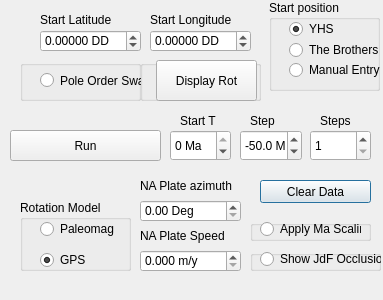
<?xml version="1.0" encoding="UTF-8"?>
<ui version="4.0">
 <class>PnwRotPyDialogBase</class>
 <widget class="QDialog" name="PnwRotPyDialogBase">
  <property name="enabled">
   <bool>true</bool>
  </property>
  <property name="geometry">
   <rect>
    <x>0</x>
    <y>0</y>
    <width>383</width>
    <height>300</height>
   </rect>
  </property>
  <property name="windowTitle">
   <string>Pnw Rotation </string>
  </property>
  <widget class="QPushButton" name="clearDataButton">
   <property name="geometry">
    <rect>
     <x>260</x>
     <y>180</y>
     <width>111</width>
     <height>23</height>
    </rect>
   </property>
   <property name="text">
    <string>Clear Data</string>
   </property>
  </widget>
  <widget class="QPushButton" name="runYhsDataButton">
   <property name="geometry">
    <rect>
     <x>10</x>
     <y>130</y>
     <width>151</width>
     <height>31</height>
    </rect>
   </property>
   <property name="text">
    <string>Run</string>
   </property>
  </widget>
  <widget class="QDoubleSpinBox" name="spbStartLatDD">
   <property name="geometry">
    <rect>
     <x>40</x>
     <y>30</y>
     <width>101</width>
     <height>22</height>
    </rect>
   </property>
   <property name="suffix">
    <string> DD</string>
   </property>
   <property name="decimals">
    <number>5</number>
   </property>
   <property name="minimum">
    <double>-90.000000000000000</double>
   </property>
   <property name="maximum">
    <double>90.000000000000000</double>
   </property>
   <property name="singleStep">
    <double>0.010000000000000</double>
   </property>
   <property name="value">
    <double>0.000000000000000</double>
   </property>
  </widget>
  <widget class="QDoubleSpinBox" name="spbStartLongDD">
   <property name="geometry">
    <rect>
     <x>150</x>
     <y>30</y>
     <width>101</width>
     <height>22</height>
    </rect>
   </property>
   <property name="suffix">
    <string> DD</string>
   </property>
   <property name="decimals">
    <number>5</number>
   </property>
   <property name="minimum">
    <double>-180.000000000000000</double>
   </property>
   <property name="maximum">
    <double>180.000000000000000</double>
   </property>
   <property name="singleStep">
    <double>0.010000000000000</double>
   </property>
   <property name="value">
    <double>0.000000000000000</double>
   </property>
  </widget>
  <widget class="QLabel" name="StartLatLabel">
   <property name="geometry">
    <rect>
     <x>40</x>
     <y>10</y>
     <width>71</width>
     <height>20</height>
    </rect>
   </property>
   <property name="font">
    <font>
     <pointsize>9</pointsize>
     <weight>50</weight>
     <bold>false</bold>
    </font>
   </property>
   <property name="text">
    <string>Start Latitude</string>
   </property>
  </widget>
  <widget class="QLabel" name="StartLongLabel">
   <property name="geometry">
    <rect>
     <x>150</x>
     <y>10</y>
     <width>91</width>
     <height>20</height>
    </rect>
   </property>
   <property name="font">
    <font>
     <pointsize>9</pointsize>
     <weight>50</weight>
     <bold>false</bold>
    </font>
   </property>
   <property name="text">
    <string>Start Longitude</string>
   </property>
  </widget>
  <widget class="QGroupBox" name="groupBox">
   <property name="geometry">
    <rect>
     <x>20</x>
     <y>60</y>
     <width>121</width>
     <height>41</height>
    </rect>
   </property>
   <property name="title">
    <string/>
   </property>
   <widget class="QRadioButton" name="rbPoleOrderSwap">
    <property name="geometry">
     <rect>
      <x>20</x>
      <y>10</y>
      <width>101</width>
      <height>21</height>
     </rect>
    </property>
    <property name="toolTipDuration">
     <number>9</number>
    </property>
    <property name="text">
     <string>Pole Order Swap</string>
    </property>
    <property name="checked">
     <bool>false</bool>
    </property>
   </widget>
  </widget>
  <widget class="QGroupBox" name="groupBox_2">
   <property name="geometry">
    <rect>
     <x>250</x>
     <y>220</y>
     <width>121</width>
     <height>21</height>
    </rect>
   </property>
   <property name="title">
    <string/>
   </property>
   <widget class="QRadioButton" name="rbApplyMaScaling">
    <property name="enabled">
     <bool>true</bool>
    </property>
    <property name="geometry">
     <rect>
      <x>10</x>
      <y>0</y>
      <width>101</width>
      <height>18</height>
     </rect>
    </property>
    <property name="toolTipDuration">
     <number>-3</number>
    </property>
    <property name="text">
     <string>Apply Ma Scaling</string>
    </property>
    <property name="checked">
     <bool>false</bool>
    </property>
   </widget>
  </widget>
  <widget class="QGroupBox" name="groupBox_3">
   <property name="geometry">
    <rect>
     <x>269</x>
     <y>0</y>
     <width>111</width>
     <height>91</height>
    </rect>
   </property>
   <property name="title">
    <string>Start position</string>
   </property>
   <property name="checkable">
    <bool>false</bool>
   </property>
   <widget class="QRadioButton" name="rbYHS">
    <property name="geometry">
     <rect>
      <x>20</x>
      <y>20</y>
      <width>81</width>
      <height>18</height>
     </rect>
    </property>
    <property name="text">
     <string>YHS</string>
    </property>
    <property name="checked">
     <bool>true</bool>
    </property>
   </widget>
   <widget class="QRadioButton" name="rbBrothers">
    <property name="geometry">
     <rect>
      <x>20</x>
      <y>40</y>
      <width>101</width>
      <height>20</height>
     </rect>
    </property>
    <property name="text">
     <string>The Brothers</string>
    </property>
   </widget>
   <widget class="QRadioButton" name="rbME">
    <property name="geometry">
     <rect>
      <x>20</x>
      <y>60</y>
      <width>101</width>
      <height>20</height>
     </rect>
    </property>
    <property name="text">
     <string>Manual Entry</string>
    </property>
   </widget>
  </widget>
  <widget class="QLabel" name="StartLatLabel_2">
   <property name="geometry">
    <rect>
     <x>140</x>
     <y>170</y>
     <width>101</width>
     <height>31</height>
    </rect>
   </property>
   <property name="font">
    <font>
     <pointsize>9</pointsize>
     <weight>50</weight>
     <bold>false</bold>
    </font>
   </property>
   <property name="text">
    <string>NA Plate azimuth</string>
   </property>
  </widget>
  <widget class="QLabel" name="StartLatLabel_3">
   <property name="geometry">
    <rect>
     <x>140</x>
     <y>220</y>
     <width>101</width>
     <height>31</height>
    </rect>
   </property>
   <property name="font">
    <font>
     <pointsize>9</pointsize>
     <weight>50</weight>
     <bold>false</bold>
    </font>
   </property>
   <property name="text">
    <string>NA Plate Speed</string>
   </property>
  </widget>
  <widget class="QDoubleSpinBox" name="spbNaPlateazimuth">
   <property name="geometry">
    <rect>
     <x>140</x>
     <y>200</y>
     <width>101</width>
     <height>22</height>
    </rect>
   </property>
   <property name="suffix">
    <string> Deg</string>
   </property>
   <property name="decimals">
    <number>2</number>
   </property>
   <property name="minimum">
    <double>0.000000000000000</double>
   </property>
   <property name="maximum">
    <double>359.990000000000009</double>
   </property>
   <property name="singleStep">
    <double>1.000000000000000</double>
   </property>
   <property name="value">
    <double>0.000000000000000</double>
   </property>
  </widget>
  <widget class="QDoubleSpinBox" name="spbNaPlateSpeed">
   <property name="geometry">
    <rect>
     <x>140</x>
     <y>250</y>
     <width>101</width>
     <height>22</height>
    </rect>
   </property>
   <property name="suffix">
    <string> m/y</string>
   </property>
   <property name="decimals">
    <number>3</number>
   </property>
   <property name="minimum">
    <double>0.000000000000000</double>
   </property>
   <property name="maximum">
    <double>1.000000000000000</double>
   </property>
   <property name="singleStep">
    <double>0.001000000000000</double>
   </property>
   <property name="value">
    <double>0.000000000000000</double>
   </property>
  </widget>
  <widget class="QSpinBox" name="sbSteps">
   <property name="geometry">
    <rect>
     <x>310</x>
     <y>130</y>
     <width>61</width>
     <height>31</height>
    </rect>
   </property>
   <property name="toolTipDuration">
    <number>-1</number>
   </property>
   <property name="suffix">
    <string/>
   </property>
   <property name="minimum">
    <number>1</number>
   </property>
   <property name="maximum">
    <number>999</number>
   </property>
   <property name="singleStep">
    <number>1</number>
   </property>
   <property name="value">
    <number>1</number>
   </property>
  </widget>
  <widget class="QLabel" name="StartLatLabel_4">
   <property name="geometry">
    <rect>
     <x>250</x>
     <y>110</y>
     <width>41</width>
     <height>21</height>
    </rect>
   </property>
   <property name="font">
    <font>
     <pointsize>9</pointsize>
     <weight>50</weight>
     <bold>false</bold>
    </font>
   </property>
   <property name="text">
    <string>Step</string>
   </property>
  </widget>
  <widget class="QLabel" name="StartLatLabel_5">
   <property name="geometry">
    <rect>
     <x>320</x>
     <y>110</y>
     <width>41</width>
     <height>21</height>
    </rect>
   </property>
   <property name="font">
    <font>
     <pointsize>9</pointsize>
     <weight>50</weight>
     <bold>false</bold>
    </font>
   </property>
   <property name="text">
    <string>Steps</string>
   </property>
  </widget>
  <widget class="QSpinBox" name="sbStartMa">
   <property name="geometry">
    <rect>
     <x>170</x>
     <y>130</y>
     <width>61</width>
     <height>31</height>
    </rect>
   </property>
   <property name="toolTipDuration">
    <number>-1</number>
   </property>
   <property name="suffix">
    <string> Ma</string>
   </property>
   <property name="minimum">
    <number>-100</number>
   </property>
   <property name="maximum">
    <number>0</number>
   </property>
   <property name="singleStep">
    <number>1</number>
   </property>
   <property name="value">
    <number>0</number>
   </property>
  </widget>
  <widget class="QLabel" name="StartLatLabel_6">
   <property name="geometry">
    <rect>
     <x>180</x>
     <y>110</y>
     <width>41</width>
     <height>21</height>
    </rect>
   </property>
   <property name="font">
    <font>
     <pointsize>9</pointsize>
     <weight>50</weight>
     <bold>false</bold>
    </font>
   </property>
   <property name="text">
    <string>Start T</string>
   </property>
  </widget>
  <widget class="QDoubleSpinBox" name="spbStepMa">
   <property name="geometry">
    <rect>
     <x>240</x>
     <y>130</y>
     <width>62</width>
     <height>31</height>
    </rect>
   </property>
   <property name="suffix">
    <string> Ma</string>
   </property>
   <property name="decimals">
    <number>1</number>
   </property>
   <property name="minimum">
    <double>-100.000000000000000</double>
   </property>
   <property name="maximum">
    <double>100.000000000000000</double>
   </property>
   <property name="value">
    <double>-50.000000000000000</double>
   </property>
  </widget>
  <widget class="QGroupBox" name="groupBox_5">
   <property name="geometry">
    <rect>
     <x>140</x>
     <y>60</y>
     <width>121</width>
     <height>41</height>
    </rect>
   </property>
   <property name="title">
    <string/>
   </property>
   <widget class="QPushButton" name="pbDisplayRot">
    <property name="geometry">
     <rect>
      <x>16</x>
      <y>0</y>
      <width>101</width>
      <height>41</height>
     </rect>
    </property>
    <property name="text">
     <string>Display Rot</string>
    </property>
   </widget>
  </widget>
  <widget class="QGroupBox" name="groupBox_4">
   <property name="geometry">
    <rect>
     <x>250</x>
     <y>250</y>
     <width>131</width>
     <height>21</height>
    </rect>
   </property>
   <property name="title">
    <string/>
   </property>
   <widget class="QRadioButton" name="rbShowJdFOcclusion">
    <property name="geometry">
     <rect>
      <x>10</x>
      <y>0</y>
      <width>121</width>
      <height>18</height>
     </rect>
    </property>
    <property name="toolTipDuration">
     <number>-3</number>
    </property>
    <property name="text">
     <string>Show JdF Occlusion</string>
    </property>
    <property name="checked">
     <bool>false</bool>
    </property>
   </widget>
  </widget>
  <widget class="QGroupBox" name="groupBox_6">
   <property name="geometry">
    <rect>
     <x>20</x>
     <y>200</y>
     <width>111</width>
     <height>71</height>
    </rect>
   </property>
   <property name="title">
    <string>Rotation Model</string>
   </property>
   <property name="checkable">
    <bool>false</bool>
   </property>
   <widget class="QRadioButton" name="rbPaleoModel">
    <property name="geometry">
     <rect>
      <x>20</x>
      <y>20</y>
      <width>81</width>
      <height>18</height>
     </rect>
    </property>
    <property name="toolTipDuration">
     <number>-6</number>
    </property>
    <property name="text">
     <string>Paleomag</string>
    </property>
    <property name="checked">
     <bool>false</bool>
    </property>
   </widget>
   <widget class="QRadioButton" name="rbGpsModel">
    <property name="geometry">
     <rect>
      <x>20</x>
      <y>50</y>
      <width>81</width>
      <height>20</height>
     </rect>
    </property>
    <property name="text">
     <string>GPS</string>
    </property>
    <property name="checked">
     <bool>true</bool>
    </property>
   </widget>
  </widget>
 </widget>
 <resources/>
 <connections/>
</ui>
